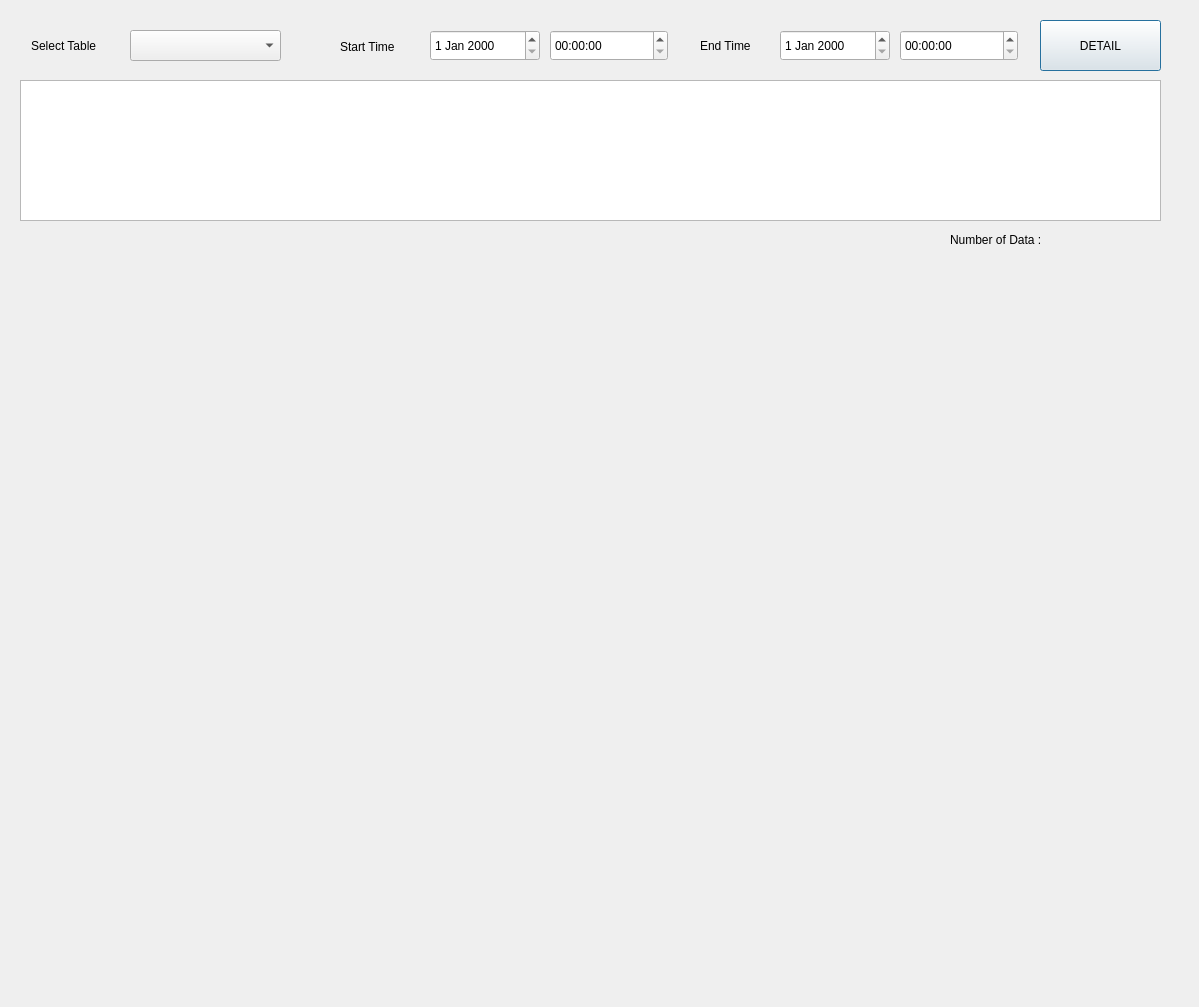
<?xml version="1.0" encoding="UTF-8"?>
<ui version="4.0">
 <class>dialog</class>
 <widget class="QDialog" name="dialog">
  <property name="geometry">
   <rect>
    <x>0</x>
    <y>0</y>
    <width>1199</width>
    <height>1007</height>
   </rect>
  </property>
  <property name="windowTitle">
   <string>Dialog</string>
  </property>
  <widget class="QTableWidget" name="tableWidget">
   <property name="geometry">
    <rect>
     <x>20</x>
     <y>80</y>
     <width>1141</width>
     <height>141</height>
    </rect>
   </property>
  </widget>
  <widget class="QComboBox" name="tableList">
   <property name="geometry">
    <rect>
     <x>130</x>
     <y>30</y>
     <width>151</width>
     <height>31</height>
    </rect>
   </property>
  </widget>
  <widget class="QWidget" name="verticalLayoutWidget">
   <property name="geometry">
    <rect>
     <x>20</x>
     <y>270</y>
     <width>561</width>
     <height>711</height>
    </rect>
   </property>
   <layout class="QVBoxLayout" name="leftPlotLayout"/>
  </widget>
  <widget class="QWidget" name="verticalLayoutWidget_2">
   <property name="geometry">
    <rect>
     <x>600</x>
     <y>270</y>
     <width>561</width>
     <height>711</height>
    </rect>
   </property>
   <layout class="QVBoxLayout" name="rightPlotLayout"/>
  </widget>
  <widget class="QLabel" name="label">
   <property name="geometry">
    <rect>
     <x>31</x>
     <y>37</y>
     <width>81</width>
     <height>17</height>
    </rect>
   </property>
   <property name="text">
    <string>Select Table</string>
   </property>
  </widget>
  <widget class="QLabel" name="label_2">
   <property name="geometry">
    <rect>
     <x>340</x>
     <y>38</y>
     <width>81</width>
     <height>17</height>
    </rect>
   </property>
   <property name="text">
    <string>Start Time</string>
   </property>
  </widget>
  <widget class="QLabel" name="label_3">
   <property name="geometry">
    <rect>
     <x>700</x>
     <y>37</y>
     <width>81</width>
     <height>17</height>
    </rect>
   </property>
   <property name="text">
    <string>End Time</string>
   </property>
  </widget>
  <widget class="QPushButton" name="plotButton">
   <property name="geometry">
    <rect>
     <x>1040</x>
     <y>20</y>
     <width>121</width>
     <height>51</height>
    </rect>
   </property>
   <property name="text">
    <string>DETAIL</string>
   </property>
  </widget>
  <widget class="QDateEdit" name="startDate">
   <property name="geometry">
    <rect>
     <x>430</x>
     <y>30</y>
     <width>110</width>
     <height>31</height>
    </rect>
   </property>
  </widget>
  <widget class="QTimeEdit" name="startTime">
   <property name="geometry">
    <rect>
     <x>550</x>
     <y>30</y>
     <width>118</width>
     <height>31</height>
    </rect>
   </property>
  </widget>
  <widget class="QTimeEdit" name="endTime">
   <property name="geometry">
    <rect>
     <x>900</x>
     <y>30</y>
     <width>118</width>
     <height>31</height>
    </rect>
   </property>
  </widget>
  <widget class="QDateEdit" name="endDate">
   <property name="geometry">
    <rect>
     <x>780</x>
     <y>30</y>
     <width>110</width>
     <height>31</height>
    </rect>
   </property>
  </widget>
  <widget class="QLabel" name="numberOfData">
   <property name="geometry">
    <rect>
     <x>1080</x>
     <y>230</y>
     <width>67</width>
     <height>20</height>
    </rect>
   </property>
   <property name="text">
    <string/>
   </property>
   <property name="alignment">
    <set>Qt::AlignRight|Qt::AlignTrailing|Qt::AlignVCenter</set>
   </property>
  </widget>
  <widget class="QLabel" name="label_5">
   <property name="geometry">
    <rect>
     <x>950</x>
     <y>230</y>
     <width>131</width>
     <height>20</height>
    </rect>
   </property>
   <property name="text">
    <string>Number of Data : </string>
   </property>
  </widget>
 </widget>
 <resources/>
 <connections/>
</ui>
